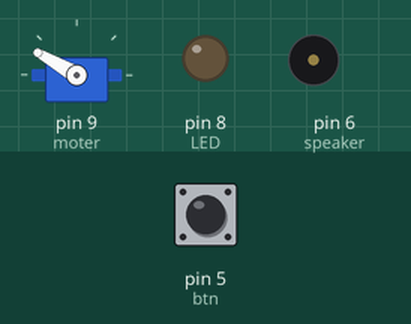
Recording of a sketch running on a simulated Arduino Uno, built with avr-gcc and run on an emulated ATmega328P. Shown: servo, output pins drawn as LEDs (lit = HIGH), buzzer (waves = sounding). Inputs (shaded band) come from the test bench; at power-on: pin 5 (btn) HIGH. What the sketch prints to the serial monitor is not drawn.

Above: at 2.8 s.
2.9 s: pin 5 (btn) pulled LOW for 3.2 s
At 4.0 s:
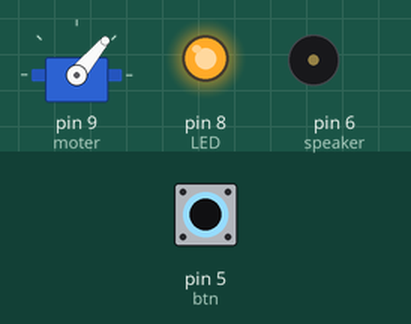
At 11.12 s:
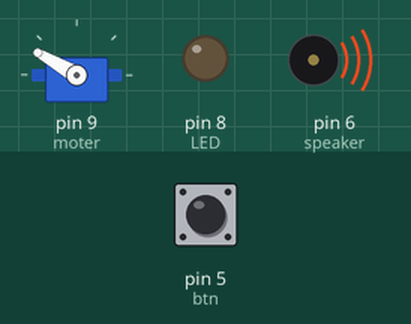
Timing chart, 0 to 17.2 s (numbered marks = the images above; inputs shaded):
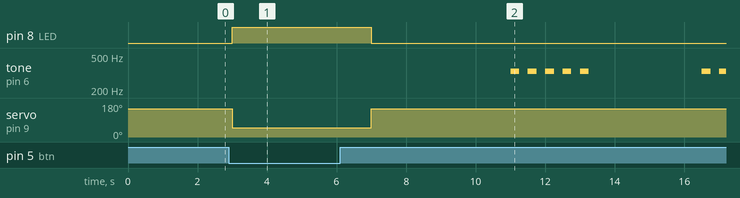

The sketch:

allSensor.ino
```cpp
#include <Servo.h>

Servo servo;
int btn = 5;
int speaker = 6;
int mag_sensor = 7;
int LED = 8;
int moter = 9;
unsigned long preTime;

void setup(){
  Serial.begin(115200);
  servo.attach(moter);
  Serial.println("Start Control.");
  pinMode(btn, INPUT);         // 버튼
  pinMode(mag_sensor, INPUT_PULLUP);   // 마그네틱 센서
  pinMode(LED, OUTPUT);       // LED
  pinMode(speaker, OUTPUT);   // 부저
}

void loop() {
  // put your main code here, to run repeatedly:
  int btnValue = digitalRead(5);

  if(btnValue == LOW){ // 버튼을 누르면
    servo.write(50); // 잠금
    Serial.println("아! 닫혔네요!");
    digitalWrite(LED, HIGH); // 불끄기
    preTime = millis(); // 닫히면 현재시간으로 초기화
  }
  else{
    servo.write(150);  // 잠금해제
    // 문 열렸을 때
    unsigned long nowTime = millis(); // 현재시간 저장
    Serial.println("열렸습니다!");
    digitalWrite(LED, LOW); // 불켜기
    if(nowTime - preTime >= 5000) { // 현재와 기준 시간차가 5초 이상이면
      preTime = nowTime; // 기준 시간을 현재시간으로 변경
      Serial.println("문이 장시간 열려있습니다! 닫아주세요");
      for(int i = 0; i < 5; i++){   // 알림을 5번 울림
        tone(speaker, 330, 250);
        delay(500);
      }
    }
  }

  delay(1000);
}
```

Measured:
- after the input at 2.9 s, pin 8 (LED): LOW → HIGH after 0.10 s, → LOW 4.0 s later; servo on pin 9 (moter): 150° → 50° after 0.10 s, → 150° 4.0 s later
